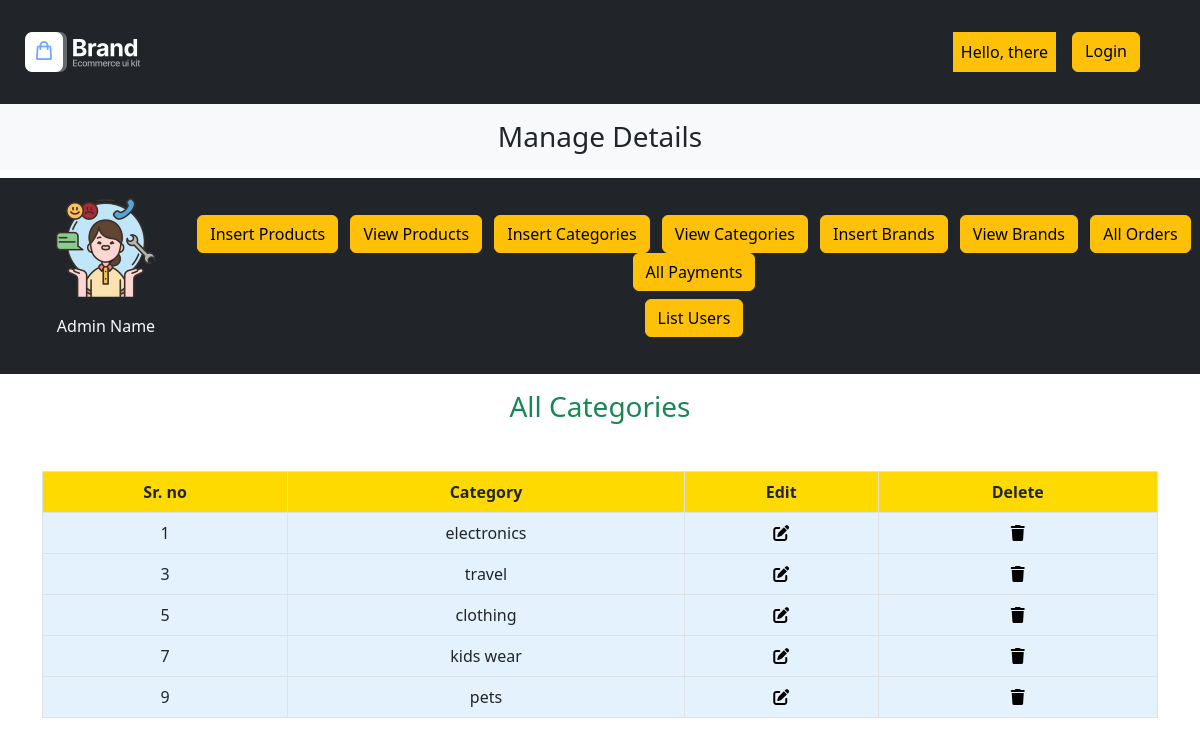
/Admin/index.php?view_categories, run on the app's committed database.
### tables this page shows
CREATE TABLE `categories` (
  `category_id` int(11) NOT NULL,
  `category_title` varchar(200) NOT NULL
);

### Admin/view_categories.php (the view)
<h3 class="text-center text-success">All Categories</h3>
<table class="table table-bordered mt-5">
  <thead style="background-color: #ffda00;">
   <tr class="text-center">
      <th>Sr. no</th>
      <th>Category</th>
      <th>Edit</th>
      <th>Delete</th>
   </tr>
  </thead>
  <tbody style="background-color: #e3f2fd;">
  <?php
   $select_cat = "Select * from `categories`";
   $result = mysqli_query($con, $select_cat);
   $number = 0;
   while($row = mysqli_fetch_assoc($result)){
     $category_id = $row['category_id'];
     $category_title = $row['category_title'];
     $number++;
  ?>
      <tr class="text-center">
        <td><?php echo $number++; ?></td>
        <td><?php echo $category_title; ?></td>
        <td>
        <a href='index.php?edit_category=<?php echo $category_id?>' class="text-black"><i class='fa-solid fa-pen-to-square'></i></a></td>
        <td><a href='index.php?delete_category=<?php echo $category_id?>' class="text-black"><i class='fa-solid fa-trash'></i></a></td>
      </tr>
<?php
   }
?>
  </tbody>
</table>

### style.css (style rules this page uses)
* { margin: 0; padding: 0; box-sizing: border-box; }

### Admin/index.php (style rules this page uses)
body { overflow-x:hidden; }

### data on the page
categories: category_title "electronics"
categories: category_title "travel"
categories: category_title "clothing"
categories: category_title "kids wear"
categories: category_title "pets"
